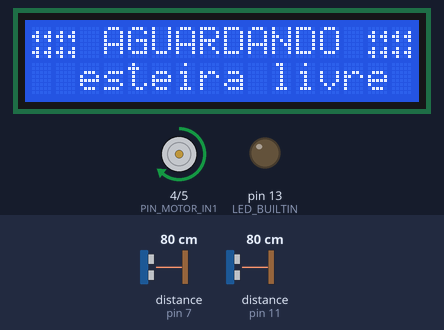
Simulated run of this sketch. Board: Arduino Uno, built with avr-gcc and run on an emulated ATmega328P. On the bench: 16×2 character LCD, motor-driver pin pairs drawn as motors (green arrow = first pin HIGH = forward, orange = second pin HIGH = backward, longer = more drive, scaled by the enable pin), output pins drawn as LEDs (lit = HIGH). Wiring (inferred from the names in the program): ultrasonic range finder: trigger pin 6; echo pin 7. The inputs (shaded band) are chosen by the test bench; at power-on: distance to the obstacle (sensors on pin 7, pin 11) 80 cm. The echo pulse lasts 58.3 µs per cm; pins used as bus, display or sensor lines are not drawn; what the sketch prints to the serial monitor is not drawn.

Above: at 2.5 s.
2.6 s: distance to the obstacle (sensor on pin 7) set to 2 cm
At 4.2 s:
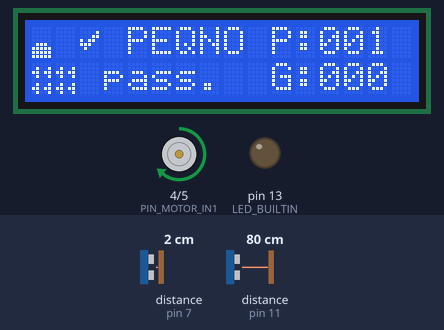
4.5 s: distance to the obstacle (sensor on pin 7) set to 18 cm
At 5.6 s:
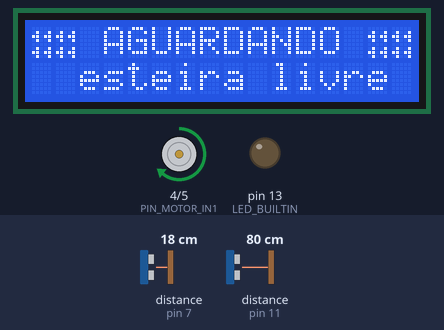
6.0 s: distance to the obstacle (sensor on pin 7) set to 4 cm
At 6.34 s:
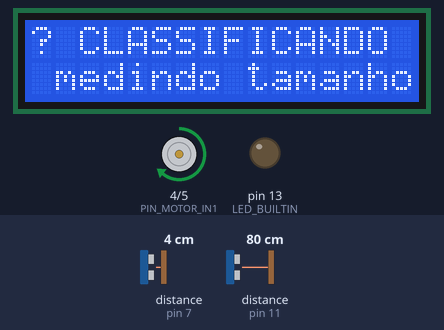
7.9 s: distance to the obstacle (sensor on pin 7) set to 35 cm
At 9.3 s:
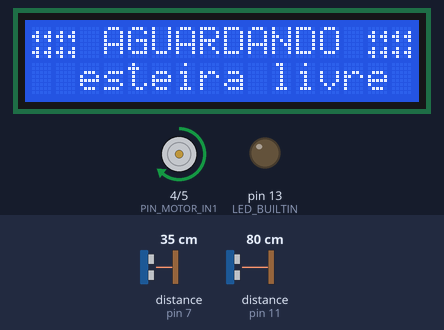
Timing chart, 0 to 10.4 s (numbered marks = the images above; inputs shaded):
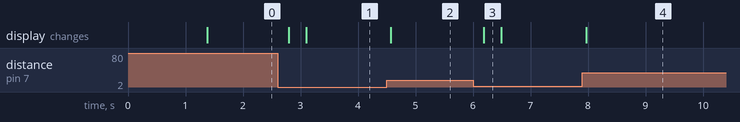

The sketch:

esteira_seletora.ino
```cpp
#include "config.h"
#include "sensor.h"
#include "motor.h"
#include "display.h"

// ── Maquina de estados ───────────────────────────────────────────────────────
//
//  AGUARDANDO ──[objeto detectado]──► CLASSIFICANDO ──[300ms]──► GRANDE ──[150ms]──► REVERTENDO ──[1800ms]──► AGUARDANDO
//                                                            └──► PEQUENO ──[objeto sai]──► AGUARDANDO
//
// Sensor 1 (presença): detecta qualquer objeto na entrada da esteira.
// Sensor 2 (tamanho) : montado a altura intermediaria — leitura abaixo do limiar
//                      indica objeto alto/grande que deve ser desviado.

enum Estado {
    AGUARDANDO,     // esteira em movimento, aguardando objeto
    CLASSIFICANDO,  // objeto detectado, aguardando estabilizacao para medir
    GRANDE,         // objeto grande confirmado, parando antes de reverter
    PEQUENO,        // objeto pequeno, segue pelo trajeto normal
    REVERTENDO      // motor revertendo para desviar objeto grande
};

static Estado   estadoAtual  = AGUARDANDO;
static uint32_t tempoEstado  = 0;
static uint32_t ultimoPoll   = 0;
static uint16_t contGrande   = 0;
static uint16_t contPequeno  = 0;
static uint8_t  debounce     = 0;

void setup() {
    Serial.begin(9600);
    pinMode(LED_BUILTIN, OUTPUT);

    sensorInit();
    motorInit();
    displayInit();

    motorForward(VELOCIDADE_MOTOR);
    displayAguardando();
    Serial.println("Sistema iniciado.");
}

void loop() {
    uint32_t agora = millis();

    switch (estadoAtual) {

        // ── Aguardando objeto ────────────────────────────────────────────────
        case AGUARDANDO:
            if (agora - ultimoPoll >= INTERVALO_POLL_MS) {
                ultimoPoll = agora;
                if (sensorPresenca()) {
                    debounce++;
                    if (debounce >= DEBOUNCE_LEITURAS) {
                        debounce    = 0;
                        estadoAtual = CLASSIFICANDO;
                        tempoEstado = agora;
                        displayClassificando();
                        Serial.println("Objeto detectado, classificando...");
                    }
                } else {
                    debounce = 0;
                }
            }
            break;

        // ── Aguarda estabilizacao e mede tamanho ─────────────────────────────
        case CLASSIFICANDO:
            if (agora - tempoEstado >= TEMPO_CLASSIF_MS) {
                if (sensorGrande()) {
                    contGrande++;
                    estadoAtual = GRANDE;
                    tempoEstado = agora;
                    motorStop();
                    displayGrande(contGrande, contPequeno);
                    Serial.print("GRANDE! G="); Serial.print(contGrande);
                    Serial.print(" P="); Serial.println(contPequeno);
                } else {
                    contPequeno++;
                    estadoAtual = PEQUENO;
                    tempoEstado = agora;
                    displayPequeno(contGrande, contPequeno);
                    Serial.print("Pequeno. G="); Serial.print(contGrande);
                    Serial.print(" P="); Serial.println(contPequeno);
                }
            }
            break;

        // ── Objeto grande: pausa breve antes de reverter ──────────────────────
        case GRANDE:
            if (agora - tempoEstado >= TEMPO_PARADA_MS) {
                estadoAtual = REVERTENDO;
                tempoEstado = agora;
                motorReverse(VELOCIDADE_MOTOR);
                displayRevertendo();
                Serial.println("Revertendo para bin grande...");
            }
            break;

        // ── Objeto pequeno: aguarda sair do sensor antes de voltar ao inicio ──
        case PEQUENO:
            if (agora - ultimoPoll >= INTERVALO_POLL_MS) {
                ultimoPoll = agora;
                if (!sensorPresenca()) {
                    estadoAtual = AGUARDANDO;
                    motorForward(VELOCIDADE_MOTOR);
                    displayAguardando();
                    Serial.println("Objeto pequeno saiu. Aguardando...");
                }
            }
            break;

        // ── Reverso concluido: retoma sentido normal ──────────────────────────
        case REVERTENDO:
            if (agora - tempoEstado >= TEMPO_REVERSO_MS) {
                estadoAtual = AGUARDANDO;
                motorForward(VELOCIDADE_MOTOR);
                displayAguardando();
                Serial.println("Reverso concluido. Aguardando...");
            }
            break;
    }
}
```

display.cpp
```cpp
#include "display.h"
#include "config.h"
#include <Wire.h>
#include <LiquidCrystal_I2C.h>

static LiquidCrystal_I2C lcd(LCD_I2C_ADDR, LCD_COLS, LCD_ROWS);

// ── Caracteres customizados (slots CGRAM 0-5) ────────────────────────────────

// Slot 0 — seta direita dupla ►► (esteira avancando)
static const uint8_t ICONE_AVANCAR[8] = {
    0b00000, 0b01001, 0b11011, 0b01001,
    0b00000, 0b01001, 0b11011, 0b01001,
};

// Slot 1 — seta esquerda dupla ◄◄ (esteira revertendo)
static const uint8_t ICONE_REVERTER[8] = {
    0b00000, 0b10010, 0b11011, 0b10010,
    0b00000, 0b10010, 0b11011, 0b10010,
};

// Slot 2 — objeto grande (bloco alto)
static const uint8_t ICONE_GRANDE[8] = {
    0b01110, 0b11111, 0b11111, 0b11111,
    0b11111, 0b11111, 0b11111, 0b11111,
};

// Slot 3 — objeto pequeno (bloco baixo)
static const uint8_t ICONE_PEQUENO[8] = {
    0b00000, 0b00000, 0b00000, 0b00000,
    0b01110, 0b11111, 0b11111, 0b11111,
};

// Slot 4 — checkmark
static const uint8_t ICONE_OK[8] = {
    0b00000, 0b00001, 0b00011, 0b10110,
    0b11100, 0b01000, 0b00000, 0b00000,
};

// Slot 5 — interrogacao (medindo)
static const uint8_t ICONE_MEDIR[8] = {
    0b01110, 0b10001, 0b00001, 0b00110,
    0b00100, 0b00000, 0b00100, 0b00000,
};

#define CH_AVANCAR  ((uint8_t)0)
#define CH_REVERTER ((uint8_t)1)
#define CH_GRANDE   ((uint8_t)2)
#define CH_PEQUENO  ((uint8_t)3)
#define CH_OK       ((uint8_t)4)
#define CH_MEDIR    ((uint8_t)5)

// ── Helper: numero com zeros a esquerda, 3 digitos ───────────────────────────
static void p3(uint16_t v) {
    if (v < 100) lcd.print('0');
    if (v <  10) lcd.print('0');
    lcd.print(v);
}

// ── Inicializacao ────────────────────────────────────────────────────────────
void displayInit() {
    lcd.init();
    lcd.backlight();

    lcd.createChar(0, (uint8_t*)ICONE_AVANCAR);
    lcd.createChar(1, (uint8_t*)ICONE_REVERTER);
    lcd.createChar(2, (uint8_t*)ICONE_GRANDE);
    lcd.createChar(3, (uint8_t*)ICONE_PEQUENO);
    lcd.createChar(4, (uint8_t*)ICONE_OK);
    lcd.createChar(5, (uint8_t*)ICONE_MEDIR);

    // createChar() deixa cursor no CGRAM; home() retorna ao DDRAM
    lcd.home();
    lcd.clear();

    lcd.setCursor(0, 0); lcd.print("ESTEIRA SELETORA");
    lcd.setCursor(0, 1); lcd.print(" Inicializando. ");
    delay(1200);
    lcd.clear();
}

// ── Telas — sem lcd.clear() para evitar pisca ────────────────────────────────
// Cada linha ocupa exatamente 16 celulas (contagem nos comentarios).

void displayAguardando() {
    // L0: [I][I] AGUARDANDO [I][I]  = 2+12+2 = 16
    lcd.setCursor(0, 0);
    lcd.write(CH_AVANCAR); lcd.write(CH_AVANCAR);
    lcd.print(" AGUARDANDO ");
    lcd.write(CH_AVANCAR); lcd.write(CH_AVANCAR);
    // L1: "  esteira livre "           = 16
    lcd.setCursor(0, 1);
    lcd.print("  esteira livre ");
}

void displayClassificando() {
    // L0: [I]" CLASSIFICANDO "         = 1+15 = 16
    lcd.setCursor(0, 0);
    lcd.write(CH_MEDIR);
    lcd.print(" CLASSIFICANDO ");
    // L1: " medindo tamanho"           = 16
    lcd.setCursor(0, 1);
    lcd.print(" medindo tamanho");
}

void displayGrande(uint16_t contGrande, uint16_t contPequeno) {
    // L0: [I]" GRANDE  G:"[3]" "       = 1+11+3+1 = 16
    lcd.setCursor(0, 0);
    lcd.write(CH_GRANDE);
    lcd.print(" GRANDE  G:");
    p3(contGrande);
    lcd.print(' ');
    // L1: [I][I]" desviou P:"[3]       = 2+11+3 = 16
    lcd.setCursor(0, 1);
    lcd.write(CH_REVERTER); lcd.write(CH_REVERTER);
    lcd.print(" desviou P:");
    p3(contPequeno);
}

void displayPequeno(uint16_t contGrande, uint16_t contPequeno) {
    // L0: [I]" "[I]" PEQNO P:"[3]" "   = 1+1+1+9+3+1 = 16
    lcd.setCursor(0, 0);
    lcd.write(CH_PEQUENO);
    lcd.print(' ');
    lcd.write(CH_OK);
    lcd.print(" PEQNO P:");
    p3(contPequeno);
    lcd.print(' ');
    // L1: [I][I]" pass.  G:"[3]" "     = 2+10+3+1 = 16
    lcd.setCursor(0, 1);
    lcd.write(CH_AVANCAR); lcd.write(CH_AVANCAR);
    lcd.print(" pass.  G:");
    p3(contGrande);
    lcd.print(' ');
}

void displayRevertendo() {
    // L0: [I][I]" REVERTENDO   "       = 2+14 = 16
    lcd.setCursor(0, 0);
    lcd.write(CH_REVERTER); lcd.write(CH_REVERTER);
    lcd.print(" REVERTENDO   ");
    // L1: "  >> bin GRANDE "           = 16
    lcd.setCursor(0, 1);
    lcd.print("  >> bin GRANDE ");
}

void displayContagens(uint16_t grande, uint16_t pequeno) {
    // L0: [I]"Grd:"[3]" "[I]"P:"[3]" " = 1+4+3+1+1+2+3+1 = 16
    lcd.setCursor(0, 0);
    lcd.write(CH_GRANDE);
    lcd.print("Grd:");
    p3(grande);
    lcd.print(' ');
    lcd.write(CH_PEQUENO);
    lcd.print("P:");
    p3(pequeno);
    lcd.print(' ');
    // L1: "   Total: "[3]"   "         = 10+3+3 = 16
    lcd.setCursor(0, 1);
    lcd.print("   Total: ");
    p3(grande + pequeno);
    lcd.print("   ");
}
```

display.h
```cpp
#pragma once
#include <Arduino.h>

void displayInit();
void displayAguardando();
void displayClassificando();
void displayGrande(uint16_t contGrande, uint16_t contPequeno);
void displayPequeno(uint16_t contGrande, uint16_t contPequeno);
void displayRevertendo();
void displayContagens(uint16_t grande, uint16_t pequeno);
```

motor.cpp
```cpp
#include "motor.h"
#include "config.h"

void motorInit() {
    pinMode(PIN_MOTOR_IN1, OUTPUT);
    pinMode(PIN_MOTOR_IN2, OUTPUT);
    pinMode(PIN_MOTOR_ENA, OUTPUT);
    motorStop();
}

void motorForward(uint8_t speed) {
    digitalWrite(PIN_MOTOR_IN1, HIGH);
    digitalWrite(PIN_MOTOR_IN2, LOW);
    analogWrite(PIN_MOTOR_ENA, speed);
}

void motorReverse(uint8_t speed) {
    digitalWrite(PIN_MOTOR_IN1, LOW);
    digitalWrite(PIN_MOTOR_IN2, HIGH);
    analogWrite(PIN_MOTOR_ENA, speed);
}

void motorStop() {
    digitalWrite(PIN_MOTOR_IN1, LOW);
    digitalWrite(PIN_MOTOR_IN2, LOW);
    analogWrite(PIN_MOTOR_ENA, 0);
}
```

motor.h
```cpp
#pragma once
#include <Arduino.h>

void motorInit();
void motorForward(uint8_t speed);
void motorReverse(uint8_t speed);
void motorStop();
```

sensor.cpp
```cpp
#include "sensor.h"
#include "config.h"

void sensorInit() {
    pinMode(PIN_TRIG1, OUTPUT);
    pinMode(PIN_ECHO1, INPUT);
    pinMode(PIN_TRIG2, OUTPUT);
    pinMode(PIN_ECHO2, INPUT);
    digitalWrite(PIN_TRIG1, LOW);
    digitalWrite(PIN_TRIG2, LOW);
}

float sensorDistancia(uint8_t pinTrig, uint8_t pinEcho) {
    digitalWrite(pinTrig, LOW);
    delayMicroseconds(2);
    digitalWrite(pinTrig, HIGH);
    delayMicroseconds(10);
    digitalWrite(pinTrig, LOW);

    // timeout de 30ms (~5m maxima) para nao travar o loop
    long duracao = pulseIn(pinEcho, HIGH, 30000UL);
    if (duracao == 0) return 999.0f;   // sem eco = fora de alcance
    return duracao * 0.0343f / 2.0f;
}

bool sensorPresenca() {
    return sensorDistancia(PIN_TRIG1, PIN_ECHO1) < DIST_PRESENCA_CM;
}

bool sensorGrande() {
    return sensorDistancia(PIN_TRIG2, PIN_ECHO2) < DIST_GRANDE_CM;
}
```

sensor.h
```cpp
#pragma once
#include <Arduino.h>

void   sensorInit();
float  sensorDistancia(uint8_t pinTrig, uint8_t pinEcho);  // retorna cm
bool   sensorPresenca();   // sensor 1: objeto na zona de entrada
bool   sensorGrande();     // sensor 2: objeto acima do limiar de tamanho
```

config.h
```cpp
#pragma once

// ── Motor (L298N) ────────────────────────────────────────────────────────────
#define PIN_MOTOR_IN1        4
#define PIN_MOTOR_IN2        5
#define PIN_MOTOR_ENA        3   // PWM — remover jumper ENA do L298N

// ── Sensor ultrassonico 1 — presença (HC-SR04) ───────────────────────────────
#define PIN_TRIG1            6
#define PIN_ECHO1            7

// ── Sensor ultrassonico 2 — tamanho (HC-SR04) ────────────────────────────────
#define PIN_TRIG2           10
#define PIN_ECHO2           11

// ── LCD 16x2 com modulo I2C ──────────────────────────────────────────────────
// SDA → A4, SCL → A5 (fixos no Arduino Uno, nao alterar)
#define LCD_I2C_ADDR        0x27  // endereco I2C do modulo (tentar 0x3F se nao funcionar)
#define LCD_COLS            16
#define LCD_ROWS             2

// ── Thresholds ultrassonicos (cm) ────────────────────────────────────────────
#define DIST_PRESENCA_CM    15   // sensor 1: objeto detectado se dist < este valor
#define DIST_GRANDE_CM       8   // sensor 2: objeto "grande" se dist < este valor

// ── Timing (ms) ──────────────────────────────────────────────────────────────
#define TEMPO_CLASSIF_MS    300  // aguarda objeto estabilizar antes de medir tamanho
#define TEMPO_PARADA_MS     150  // pausa antes de reverter
#define TEMPO_REVERSO_MS   1800  // duracao do reverso para desviar objeto grande
#define INTERVALO_POLL_MS    60  // frequencia de leitura dos sensores

// ── Motor ────────────────────────────────────────────────────────────────────
#define VELOCIDADE_MOTOR    180  // 0-255 PWM

// ── Debounce ─────────────────────────────────────────────────────────────────
#define DEBOUNCE_LEITURAS     3  // leituras consecutivas para confirmar presenca
```

Measured:
- after the input at 2.6 s, the display: first changes after 0.19 s (image 1 shows a later state)
- after the input at 4.5 s, the display: changes after 0.07 s (image 2)
- after the input at 6.0 s, the display: changes after 0.19 s (image 3)
- after the input at 7.9 s, the display: changes after 0.07 s (image 4)
